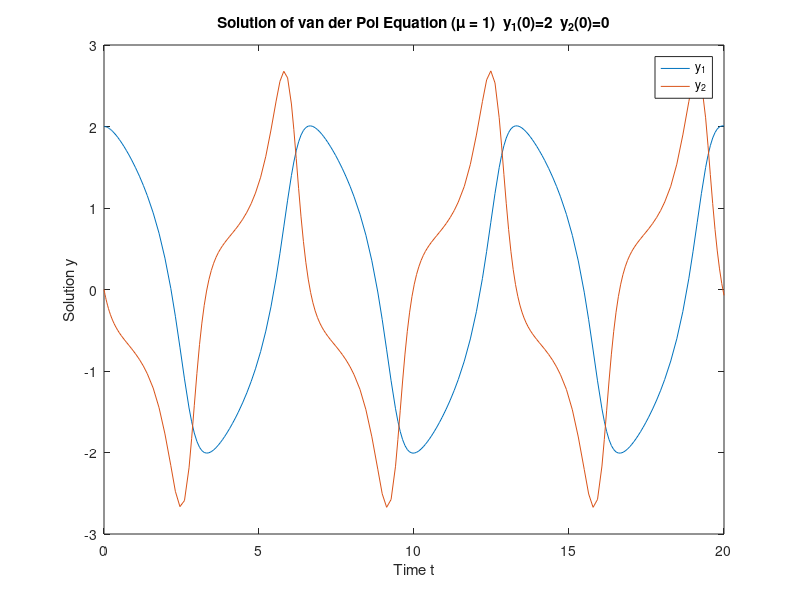

Recreate this plot in MATLAB.
tspan =[0 20];
y0=[2; 0];
mu=1;
[t,y] = ode45(@(t,y)[y(2); mu*(1-y(1)^2)*y(2)-y(1)],tspan,y0);
plot(t,y)
legend('y_1','y_2')
xlabel('Time t');
ylabel('Solution y');
title(['Solution of van der Pol Equation (\mu = ',num2str(mu),')','  y_1(0)=',num2str(y0(1)),'  y_2(0)=',num2str(y0(2))]);
hold off;